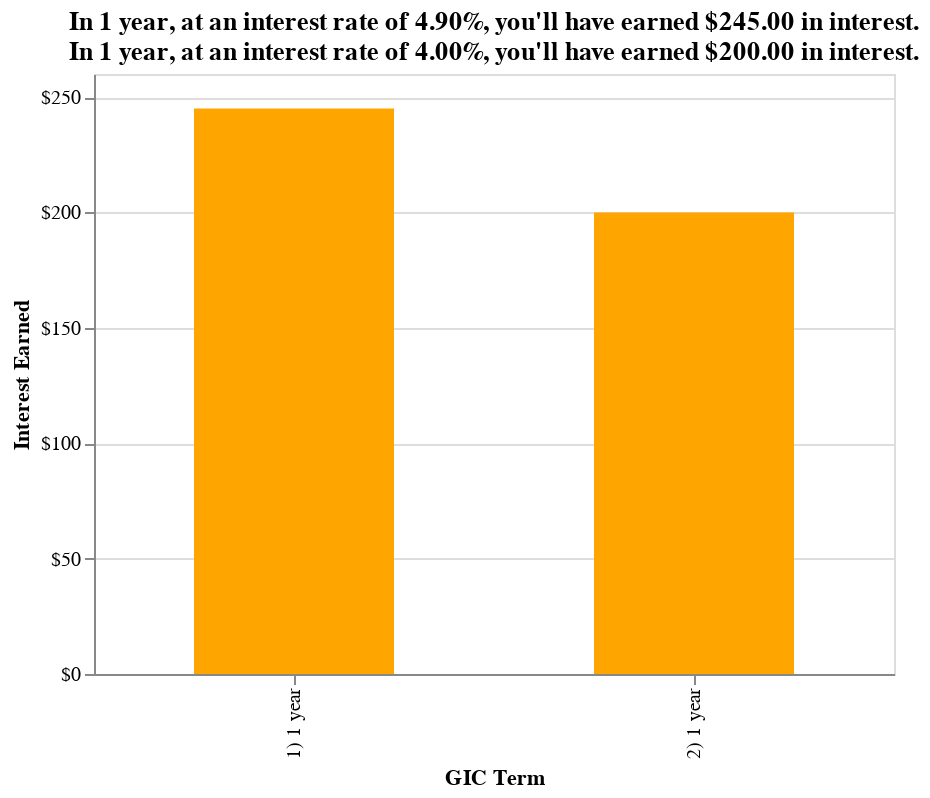

This figure's notebook cell:
### Markdown cell above
Wow! Now she knows the investment after 3 years seems to be way better after looking at the chart. The interest she would earn is almost 2.5 times the interest from the investment after 1 year! She is going to be rich!💰

Apart from that, Eva has heard of a great rate from a friend of a friend - a 1-year investment with an GIC rate of 4% (this is the best her friend has ever seen!). Eva wants to know which is better, the rate from Bank A, or the hot tip from her friend! 

Eva decides to plot a chart of both Bank A's GIC rate and the friend's rate:

### Code cell
gic_plotting(5000, [1, 1], [None, 4.0])

### Figure 1 — Vega-Lite specification as saved in the notebook (floating-point values rounded to 4 significant figures)
{"config": {"view": {"continuousWidth": 300, "continuousHeight": 300}, "scale": {"bandPaddingInner": 0.5}}, "data": {"name": "data-93ff1acfb74276968abe2e2238fc47c7"}, "mark": {"type": "bar"}, "encoding": {"color": {"value": "orange"}, "x": {"field": "term_length", "title": "GIC Term", "type": "nominal"}, "y": {"axis": {"format": "$~s"}, "field": "interest", "title": "Interest Earned", "type": "quantitative"}}, "title": {"text": ["In 1 year, at an interest rate of 4.90%, you'll have earned $245.00 in interest.", "In 1 year, at an interest rate of 4.00%, you'll have earned $200.00 in interest."]}, "width": {"step": 200}, "$schema": "https://vega.github.io/schema/vega-lite/v5.16.3.json", "datasets": {"data-93ff1acfb74276968abe2e2238fc47c7": [{"term_length": "1) 1 year", "interest": 245.0}, {"term_length": "2) 1 year", "interest": 200.0}]}}
